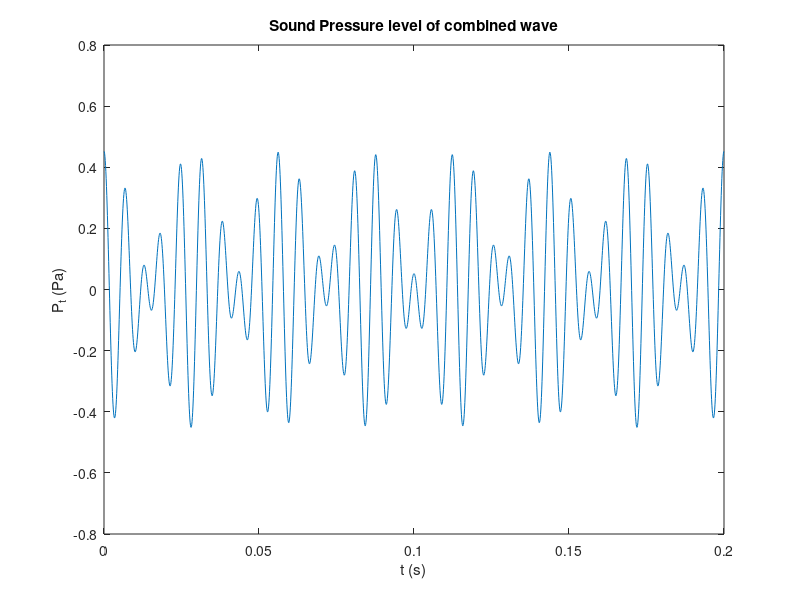

This figure's MATLAB source:
%Completed by Michael Crawley for AAE 694 HW#1

Prms1 = 0.2; 
Prms2 = 0.2518;
w1 = 125*2*pi;
w2 = 160*2*pi;
t = 0:0.0001:0.2;
plot(t,Prms1*cos(w1*t)+Prms2*cos(w2*t));xlabel('t (s)');ylabel('P_t (Pa)');title('Sound Pressure level of combined wave');